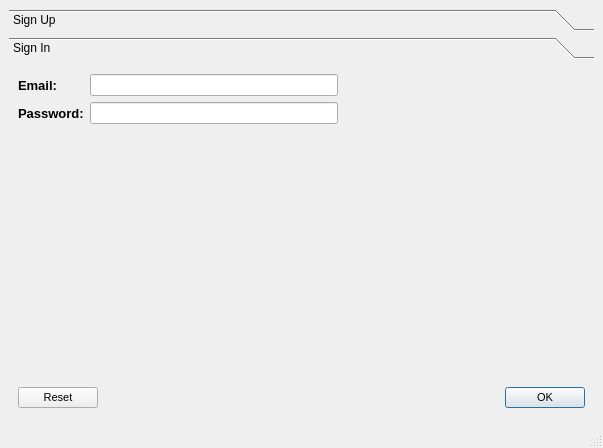
<?xml version="1.0" encoding="UTF-8"?>
<ui version="4.0">
 <class>MainWindow</class>
 <widget class="QMainWindow" name="MainWindow">
  <property name="geometry">
   <rect>
    <x>0</x>
    <y>0</y>
    <width>603</width>
    <height>448</height>
   </rect>
  </property>
  <property name="windowTitle">
   <string>MainWindow</string>
  </property>
  <widget class="QWidget" name="centralwidget">
   <layout class="QVBoxLayout" name="verticalLayout">
    <item>
     <widget class="QToolBox" name="toolBox">
      <property name="currentIndex">
       <number>1</number>
      </property>
      <widget class="QWidget" name="sign_up_page">
       <property name="geometry">
        <rect>
         <x>0</x>
         <y>0</y>
         <width>581</width>
         <height>331</height>
        </rect>
       </property>
       <attribute name="label">
        <string>Sign Up</string>
       </attribute>
       <layout class="QVBoxLayout" name="verticalLayout_5">
        <item>
         <layout class="QVBoxLayout" name="verticalLayout_10">
          <item>
           <layout class="QHBoxLayout" name="horizontalLayout">
            <property name="sizeConstraint">
             <enum>QLayout::SetDefaultConstraint</enum>
            </property>
            <item>
             <layout class="QVBoxLayout" name="verticalLayout_3">
              <property name="sizeConstraint">
               <enum>QLayout::SetFixedSize</enum>
              </property>
              <item>
               <widget class="QLabel" name="firstName_label">
                <property name="font">
                 <font>
                  <pointsize>10</pointsize>
                  <weight>75</weight>
                  <bold>true</bold>
                  <underline>false</underline>
                  <strikeout>false</strikeout>
                 </font>
                </property>
                <property name="text">
                 <string>First name:</string>
                </property>
               </widget>
              </item>
              <item>
               <widget class="QLabel" name="lastName_label">
                <property name="font">
                 <font>
                  <pointsize>10</pointsize>
                  <weight>75</weight>
                  <bold>true</bold>
                  <underline>false</underline>
                  <strikeout>false</strikeout>
                 </font>
                </property>
                <property name="text">
                 <string>Last name:</string>
                </property>
               </widget>
              </item>
              <item>
               <widget class="QLabel" name="email_label">
                <property name="font">
                 <font>
                  <pointsize>10</pointsize>
                  <weight>75</weight>
                  <bold>true</bold>
                  <underline>false</underline>
                  <strikeout>false</strikeout>
                 </font>
                </property>
                <property name="text">
                 <string>Email:</string>
                </property>
               </widget>
              </item>
              <item>
               <widget class="QLabel" name="phoneNumber_label">
                <property name="font">
                 <font>
                  <pointsize>10</pointsize>
                  <weight>75</weight>
                  <bold>true</bold>
                  <underline>false</underline>
                  <strikeout>false</strikeout>
                 </font>
                </property>
                <property name="text">
                 <string>Phone number:</string>
                </property>
               </widget>
              </item>
              <item>
               <widget class="QLabel" name="password_label">
                <property name="font">
                 <font>
                  <pointsize>10</pointsize>
                  <weight>75</weight>
                  <bold>true</bold>
                  <underline>false</underline>
                  <strikeout>false</strikeout>
                 </font>
                </property>
                <property name="text">
                 <string>Password:</string>
                </property>
               </widget>
              </item>
             </layout>
            </item>
            <item>
             <layout class="QVBoxLayout" name="verticalLayout_4">
              <property name="sizeConstraint">
               <enum>QLayout::SetDefaultConstraint</enum>
              </property>
              <item>
               <widget class="QLineEdit" name="firstName_lineEdit">
                <property name="maximumSize">
                 <size>
                  <width>250</width>
                  <height>16777215</height>
                 </size>
                </property>
                <property name="clearButtonEnabled">
                 <bool>false</bool>
                </property>
               </widget>
              </item>
              <item>
               <widget class="QLineEdit" name="lastName_lineEdit">
                <property name="maximumSize">
                 <size>
                  <width>250</width>
                  <height>16777215</height>
                 </size>
                </property>
                <property name="clearButtonEnabled">
                 <bool>false</bool>
                </property>
               </widget>
              </item>
              <item>
               <widget class="QLineEdit" name="email_lineEdit">
                <property name="maximumSize">
                 <size>
                  <width>250</width>
                  <height>16777215</height>
                 </size>
                </property>
                <property name="clearButtonEnabled">
                 <bool>false</bool>
                </property>
               </widget>
              </item>
              <item>
               <widget class="QLineEdit" name="phoneNumber_lineEdit">
                <property name="maximumSize">
                 <size>
                  <width>250</width>
                  <height>16777215</height>
                 </size>
                </property>
                <property name="clearButtonEnabled">
                 <bool>false</bool>
                </property>
               </widget>
              </item>
              <item>
               <widget class="QLineEdit" name="password_lineEdit">
                <property name="enabled">
                 <bool>true</bool>
                </property>
                <property name="maximumSize">
                 <size>
                  <width>250</width>
                  <height>16777215</height>
                 </size>
                </property>
                <property name="inputMethodHints">
                 <set>Qt::ImhNone</set>
                </property>
                <property name="clearButtonEnabled">
                 <bool>false</bool>
                </property>
               </widget>
              </item>
             </layout>
            </item>
            <item>
             <spacer name="horizontalSpacer">
              <property name="orientation">
               <enum>Qt::Horizontal</enum>
              </property>
              <property name="sizeHint" stdset="0">
               <size>
                <width>40</width>
                <height>20</height>
               </size>
              </property>
             </spacer>
            </item>
           </layout>
          </item>
          <item>
           <spacer name="verticalSpacer_3">
            <property name="orientation">
             <enum>Qt::Vertical</enum>
            </property>
            <property name="sizeHint" stdset="0">
             <size>
              <width>20</width>
              <height>40</height>
             </size>
            </property>
           </spacer>
          </item>
          <item>
           <widget class="QLabel" name="error_label">
            <property name="text">
             <string/>
            </property>
           </widget>
          </item>
          <item>
           <spacer name="verticalSpacer">
            <property name="orientation">
             <enum>Qt::Vertical</enum>
            </property>
            <property name="sizeHint" stdset="0">
             <size>
              <width>20</width>
              <height>40</height>
             </size>
            </property>
           </spacer>
          </item>
          <item>
           <widget class="QDialogButtonBox" name="buttonBox">
            <property name="font">
             <font>
              <pointsize>8</pointsize>
              <weight>50</weight>
              <bold>false</bold>
              <kerning>true</kerning>
             </font>
            </property>
            <property name="autoFillBackground">
             <bool>false</bool>
            </property>
            <property name="standardButtons">
             <set>QDialogButtonBox::Ok|QDialogButtonBox::Reset</set>
            </property>
            <property name="centerButtons">
             <bool>false</bool>
            </property>
           </widget>
          </item>
         </layout>
        </item>
       </layout>
      </widget>
      <widget class="QWidget" name="sign_in_page">
       <property name="geometry">
        <rect>
         <x>0</x>
         <y>0</y>
         <width>581</width>
         <height>331</height>
        </rect>
       </property>
       <attribute name="label">
        <string>Sign In</string>
       </attribute>
       <layout class="QVBoxLayout" name="verticalLayout_6">
        <item>
         <layout class="QVBoxLayout" name="verticalLayout_11">
          <item>
           <layout class="QHBoxLayout" name="horizontalLayout_2">
            <property name="sizeConstraint">
             <enum>QLayout::SetDefaultConstraint</enum>
            </property>
            <item>
             <layout class="QVBoxLayout" name="verticalLayout_12">
              <property name="sizeConstraint">
               <enum>QLayout::SetFixedSize</enum>
              </property>
              <item>
               <widget class="QLabel" name="email_label_2">
                <property name="font">
                 <font>
                  <pointsize>10</pointsize>
                  <weight>75</weight>
                  <bold>true</bold>
                  <underline>false</underline>
                  <strikeout>false</strikeout>
                 </font>
                </property>
                <property name="text">
                 <string>Email:</string>
                </property>
               </widget>
              </item>
              <item>
               <widget class="QLabel" name="password_label_2">
                <property name="font">
                 <font>
                  <pointsize>10</pointsize>
                  <weight>75</weight>
                  <bold>true</bold>
                  <underline>false</underline>
                  <strikeout>false</strikeout>
                 </font>
                </property>
                <property name="text">
                 <string>Password:</string>
                </property>
               </widget>
              </item>
             </layout>
            </item>
            <item>
             <layout class="QVBoxLayout" name="verticalLayout_13">
              <property name="sizeConstraint">
               <enum>QLayout::SetDefaultConstraint</enum>
              </property>
              <item>
               <widget class="QLineEdit" name="email_lineEdit_2">
                <property name="maximumSize">
                 <size>
                  <width>250</width>
                  <height>16777215</height>
                 </size>
                </property>
               </widget>
              </item>
              <item>
               <widget class="QLineEdit" name="password_lineEdit_2">
                <property name="maximumSize">
                 <size>
                  <width>250</width>
                  <height>16777215</height>
                 </size>
                </property>
               </widget>
              </item>
             </layout>
            </item>
            <item>
             <spacer name="horizontalSpacer_2">
              <property name="orientation">
               <enum>Qt::Horizontal</enum>
              </property>
              <property name="sizeHint" stdset="0">
               <size>
                <width>40</width>
                <height>20</height>
               </size>
              </property>
             </spacer>
            </item>
           </layout>
          </item>
          <item>
           <spacer name="verticalSpacer_4">
            <property name="orientation">
             <enum>Qt::Vertical</enum>
            </property>
            <property name="sizeHint" stdset="0">
             <size>
              <width>20</width>
              <height>40</height>
             </size>
            </property>
           </spacer>
          </item>
          <item>
           <widget class="QLabel" name="error_label_2">
            <property name="text">
             <string/>
            </property>
           </widget>
          </item>
          <item>
           <spacer name="verticalSpacer_2">
            <property name="orientation">
             <enum>Qt::Vertical</enum>
            </property>
            <property name="sizeHint" stdset="0">
             <size>
              <width>20</width>
              <height>40</height>
             </size>
            </property>
           </spacer>
          </item>
          <item>
           <widget class="QDialogButtonBox" name="buttonBox_2">
            <property name="font">
             <font>
              <pointsize>8</pointsize>
              <weight>50</weight>
              <bold>false</bold>
             </font>
            </property>
            <property name="standardButtons">
             <set>QDialogButtonBox::Ok|QDialogButtonBox::Reset</set>
            </property>
           </widget>
          </item>
         </layout>
        </item>
       </layout>
      </widget>
     </widget>
    </item>
   </layout>
  </widget>
  <widget class="QMenuBar" name="menubar">
   <property name="geometry">
    <rect>
     <x>0</x>
     <y>0</y>
     <width>603</width>
     <height>21</height>
    </rect>
   </property>
  </widget>
  <widget class="QStatusBar" name="statusbar"/>
 </widget>
 <resources/>
 <connections/>
</ui>
